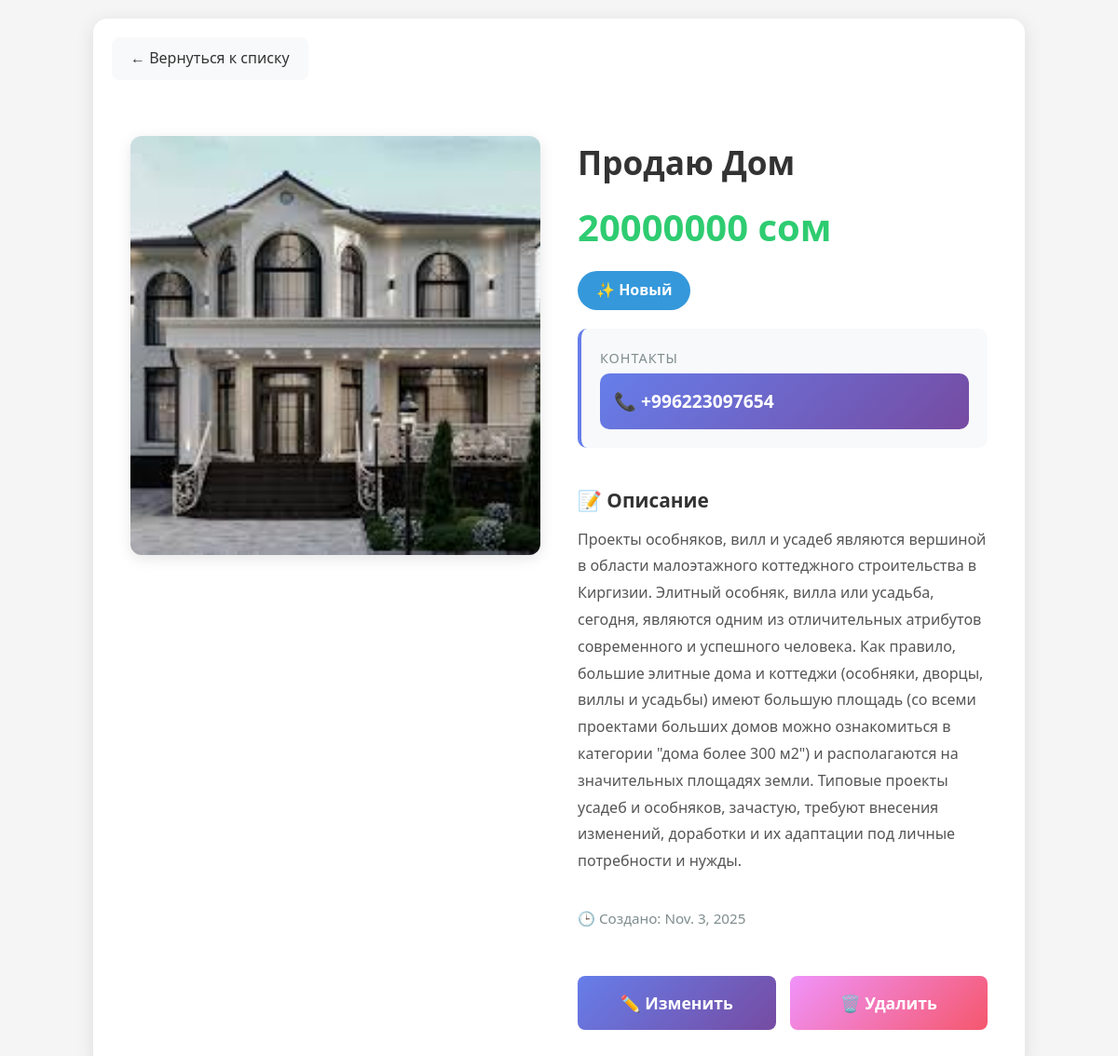
Screenshot of /3/ with the database file from the repository.
### lalafo_app/models.py (models this page shows, shortened)
class Product(models.Model):
    product_name = models.CharField(max_length=100)
    product_price = models.PositiveIntegerField()
    phone_number = PhoneNumberField()
    description = models.TextField()
    product_type = models.BooleanField()
    create_date = models.DateField(auto_now_add=True)
    image = models.ImageField(null=True, blank=True)

### lalafo_app/views.py (the view)
# urls.py: path('<int:pk>/', ProductDetailView.as_view(),name='product_detail'),
class ProductDetailView(DetailView):
    queryset = Product.objects.all()
    context_object_name = 'product'
    template_name = 'product_detail.html'

### lalafo_app/templates/product_detail.html (shortened to what this page needs)
<!DOCTYPE html>
<html lang="ru">
<head>
</head>
<body>
    <div class="container">
        <a href="{% url 'product_list' %}" class="back-button">
            ← Вернуться к списку
        </a>
        <div class="product-detail">
            <div class="product-image-section">
                {% if product.image %}
                    <img src="{{ product.image.url }}" alt="{{ product.product_name }}" class="product-image">
                {% else %}
                    <div class="no-image">
                        📷 Нет изображения
                    </div>
                {% endif %}
            </div>
            <div class="product-info">
                <div>
                    <h1 class="product-title">{{ product.product_name }}</h1>
                    <div class="product-price">{{ product.product_price }} сом</div>
                    {% if product.product_type %}
                        <span class="product-condition condition-new">✨ Новый</span>
                    {% else %}
                        <span class="product-condition condition-used">♻️ Б/у</span>
                    {% endif %}
                </div>
                <div class="info-section">
                    <div class="info-label">Контакты</div>
                    <div class="phone-number">
                        📞 {{ product.phone_number }}
                    </div>
                </div>
                <div class="description-section">
                    <div class="description-title">📝 Описание</div>
                    <div class="description-text">{{ product.description }}</div>
                </div>
                <div class="date-info">
                    🕒 Создано: {{ product.create_date }}
                </div>
                <div class="action-buttons">
                    <a href="{% url 'product_update' product.pk %}" class="btn btn-edit">
                        ✏️ Изменить
                    </a>
                    <a href="{% url 'product_delete' product.pk %}" class="btn btn-delete">
                        🗑️ Удалить
                    </a>
                </div>
            </div>
        </div>
    </div>
</body>
</html>

### lalafo_app/templates/product_detail.html (style rules this page uses)
* { margin: 0; padding: 0; box-sizing: border-box; }
body { font-family: 'Segoe UI', Tahoma, Geneva, Verdana, sans-serif; background-color: #f5f5f5; padding: 20px; line-height: 1.6; }
.container { max-width: 1000px; margin: 0 auto; background: white; border-radius: 15px; box-shadow: 0 4px 20px rgba(0,0,0,0.1); overflow: hidden; }
.back-button { display: inline-flex; align-items: center; gap: 8px; padding: 10px 20px; margin: 20px; background: #f8f9fa; color: #333; text-decoration: none; border-radius: 8px; font-weight: 500; transition: all 0.3s ease; }
.product-detail { display: grid; grid-template-columns: 1fr 1fr; gap: 40px; padding: 40px; }
.product-image-section { position: relative; }
.product-image { width: 100%; height: 450px; object-fit: cover; border-radius: 12px; box-shadow: 0 4px 15px rgba(0,0,0,0.1); }
.product-info { display: flex; flex-direction: column; gap: 20px; }
.product-title { font-size: 2.2em; font-weight: bold; color: #333; margin-bottom: 10px; }
.product-price { font-size: 2.5em; color: #2ecc71; font-weight: bold; margin-bottom: 15px; }
.product-condition { display: inline-block; padding: 8px 20px; border-radius: 25px; font-size: 1em; font-weight: 600; width: fit-content; }
.condition-new { background-color: #3498db; color: white; }
.info-section { background: #f8f9fa; padding: 20px; border-radius: 10px; border-left: 4px solid #667eea; }
.info-label { font-size: 0.9em; color: #7f8c8d; text-transform: uppercase; letter-spacing: 1px; margin-bottom: 5px; }
.phone-number { display: flex; align-items: center; gap: 10px; padding: 15px; background: linear-gradient(135deg, #667eea 0%, #764ba2 100%); color: white; border-radius: 10px; font-size: 1.2em; font-weight: 600; }
.description-section { margin-top: 20px; }
.description-title { font-size: 1.3em; font-weight: 600; color: #333; margin-bottom: 10px; }
.description-text { color: #555; line-height: 1.8; white-space: pre-wrap; }
.date-info { color: #7f8c8d; font-size: 0.95em; margin-top: 15px; }
.action-buttons { display: flex; gap: 15px; margin-top: 30px; }
.btn { flex: 1; padding: 15px 30px; border: none; border-radius: 8px; font-size: 1.1em; font-weight: 600; cursor: pointer; transition: all 0.3s ease; text-decoration: none; display: inline-block; text-align: center; }
.btn-edit { background: linear-gradient(135deg, #667eea 0%, #764ba2 100%); color: white; }
.btn-delete { background: linear-gradient(135deg, #f093fb 0%, #f5576c 100%); color: white; }

### rows the page displays
Product: image (picture), product_name "Продаю Дом", product_price "20000000", phone_number "+996223097654", description "Проекты особняков, вилл и усадеб являются вершиной в области малоэтажного коттеджного строительства в Киргизии. Элитный особняк, вилла или усадьба, сегодня, являются одним из отличительных атрибутов современного и успешного человека. Как правило, большие элитные дома и коттеджи (особняки, дворцы, виллы и усадьбы) имеют большую площадь (со всеми проектами больших домов можно ознакомиться в категории \"дома более 300 м2\") и располагаются на значительных площадях земли. Типовые проекты усадеб и особняков, зачастую, требуют внесения изменений, доработки и их адаптации под личные потребности и нужды.", create_date "Nov. 3, 2025"
